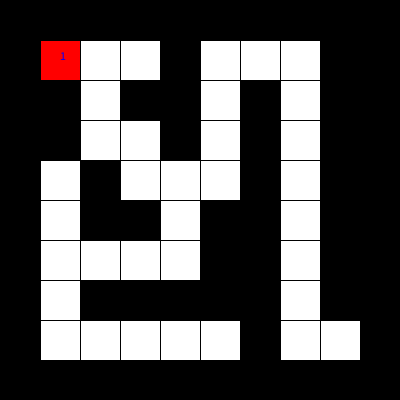
Frame 1 (no input)
Frame 60 (the mouse pressed at the canvas centre just before this capture): identical to frame 1, image omitted
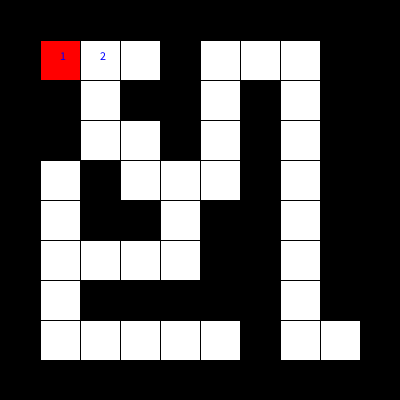
Frame 120 (the mouse held since frame 60 and released just before this capture)

The Processing sketch that drew these frames (run headless with seeded random() and noise(); from frame 60 on, the mouse is pressed at the canvas centre):

// Processing sketch: week15_07_maze_DFS_visited_step_mousePressed_move
// ── week15_07_maze_DFS_visited_step_mousePressed_move.pde
// week15_07_maze_DFS_visited_step_mousePressed_move
int [][]maze = {
  {1, 1, 1, 1, 1, 1, 1, 1, 1, 1},
  {1, 0, 0, 0, 1, 0, 0, 0, 1, 1},
  {1, 1, 0, 1, 1, 0, 1, 0, 1, 1},
  {1, 1, 0, 0, 1, 0, 1, 0, 1, 1},
  {1, 0, 1, 0, 0, 0, 1, 0, 1, 1},
  {1, 0, 1, 1, 0, 1, 1, 0, 1, 1},
  {1, 0, 0, 0, 0, 1, 1, 0, 1, 1},
  {1, 0, 1, 1, 1, 1, 1, 0, 1, 1},
  {1, 0, 0, 0, 0, 0, 1, 0, 0, 1},
  {1, 1, 1, 1, 1, 1, 1, 1, 1, 1},
};
int[][]visited = new int[10][10];
int startI = 1, startJ =1, I =1, J =1, step =1;
void setup() {
  size(400, 400);
  visited[I][J] =step;
}
void draw() {
  for (int i =0; i<maze.length; i++) {
    for (int j =0; j<maze[0].length; j++) {
      if (maze[i][j]==1)fill(0);
      else fill(255);
      rect(j*40, i*40, 40, 40);
    }
  }
  fill(255, 0, 0);
  rect(startJ*40, startI*40, 40, 40);
  for (int i=0; i<maze.length; i++) {
    for (int j= 0; j<maze[0].length; j++) {
      if (visited[i][j]>0) {
        fill(0, 0, 255);
        text(""+visited[i][j], j*40+20, i*40+20);
      }
    }
  }
}
void mousePressed() {
  if (maze[I+1][J]==0) {
    I =I+1;
    visited[I][J]=++step;
  } else if (maze[I][J+1]==0) {
    J =J+1;
    visited[I][J] =++step;
  }
}
